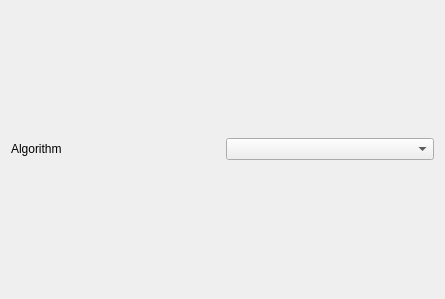
<?xml version="1.0" encoding="UTF-8"?>
<ui version="4.0">
 <class>Form</class>
 <widget class="QWidget" name="Form">
  <property name="geometry">
   <rect>
    <x>0</x>
    <y>0</y>
    <width>445</width>
    <height>299</height>
   </rect>
  </property>
  <property name="windowTitle">
   <string>Form</string>
  </property>
  <layout class="QVBoxLayout" name="verticalLayout_2">
   <item>
    <layout class="QVBoxLayout" name="verticalLayout">
     <item>
      <layout class="QHBoxLayout" name="horizontalLayout">
       <item>
        <widget class="QLabel" name="label">
         <property name="text">
          <string>Algorithm</string>
         </property>
        </widget>
       </item>
       <item>
        <widget class="QComboBox" name="comboBox"/>
       </item>
      </layout>
     </item>
    </layout>
   </item>
  </layout>
 </widget>
 <resources/>
 <connections/>
</ui>
